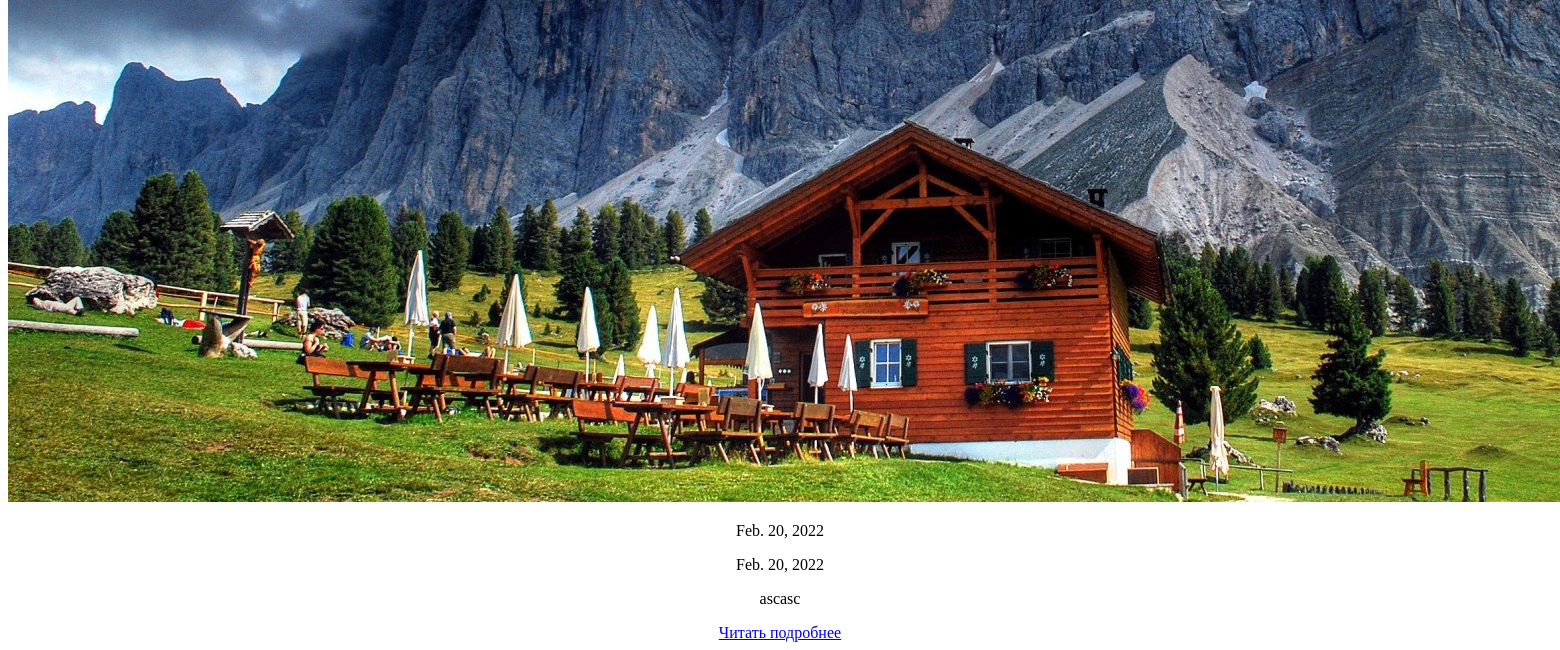
The app's page /book_list/ (lower part), older data.
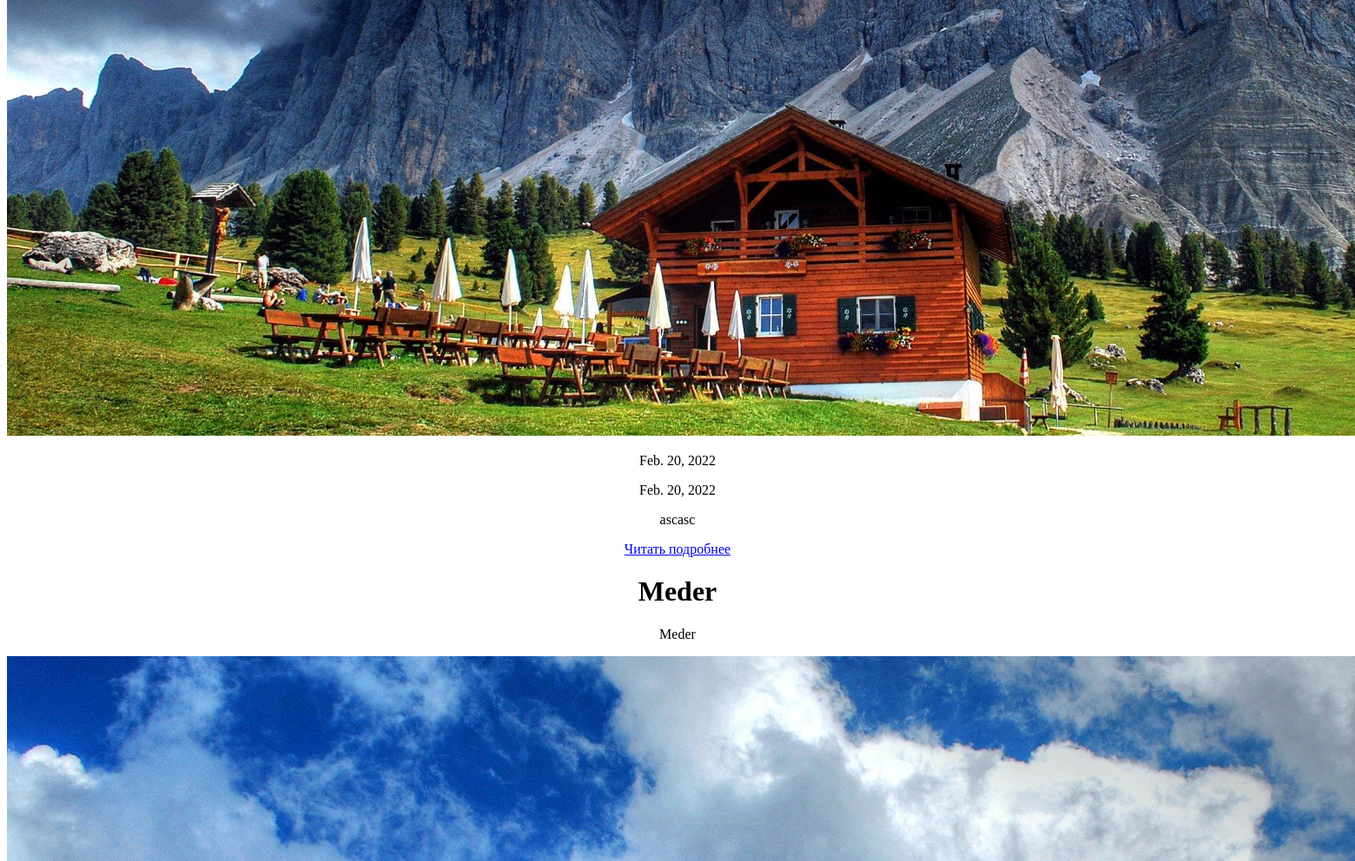
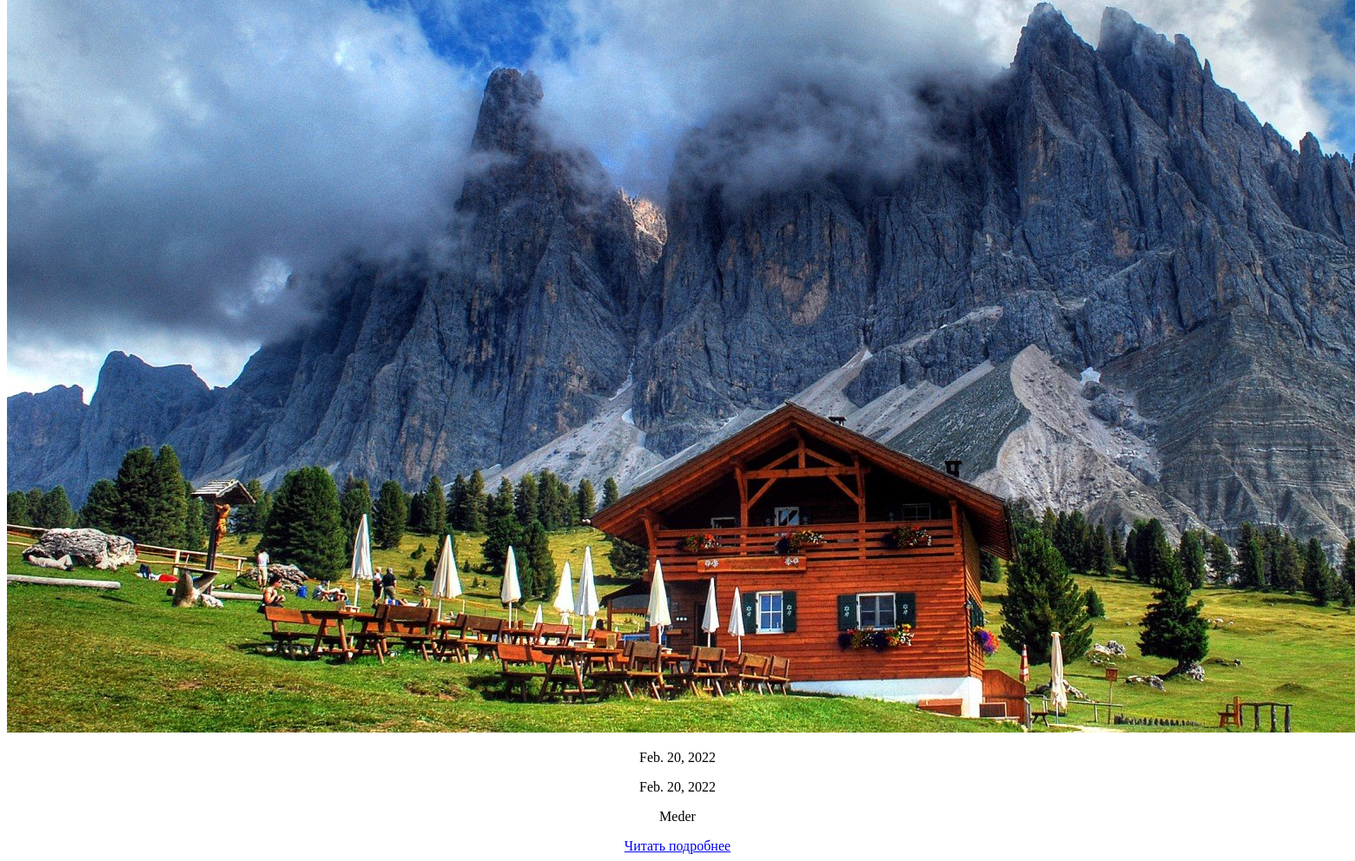
The same page, newer data (2 pictures, top to bottom).
### book/models.py (models this page shows, shortened)
class Book(models.Model):
    title = models.CharField(max_length=100)
    description = models.TextField()
    image = models.ImageField(upload_to='')
    created_date = models.DateField(auto_now_add=True)
    updated_date = models.DateField(auto_now=True)
    author = models.CharField(max_length=100)

### book/views.py (the view)
# urls.py: path('book_list/', views.book_list, name='books'),
def book_list(request):
    booksc = models.Book.objects.all()
    return render(request, 'book_list.html', {'booksc': booksc})

### templates/book_list.html (shortened to what this page needs)
<!DOCTYPE html>
<html lang="en">
<head>
</head>
<body>
    <center>
        {% for i in booksc %}
            <h1>{{ i.title }}</h1>
            <p>{{ i.description }}</p>
            <img src="{{ i.image.url }}" alt="">
            <p>{{ i.created_date }}</p>
            <p>{{ i.updated_date }}</p>
            <p>{{ i.author }}</p>
            <a href="/book_list/{{ i.id }}">Читать подробнее</a>
        {% endfor %}
    </center>
</body>
</html>

Row changes from the older to the newer data that the page shows:
added Book: title "Meder", description "Meder", image (picture), created_date "Feb. 20, 2022", updated_date "Feb. 20, 2022", author "Meder"
